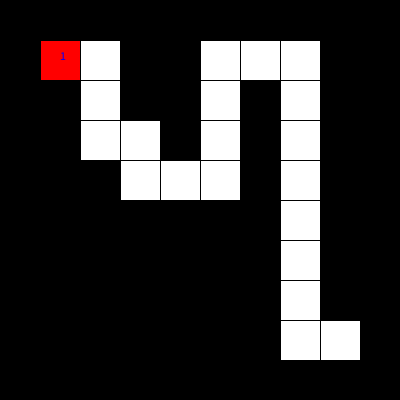
Frame 1 (no input)
Frame 60 (the mouse pressed at the canvas centre just before this capture): identical to frame 1, image omitted
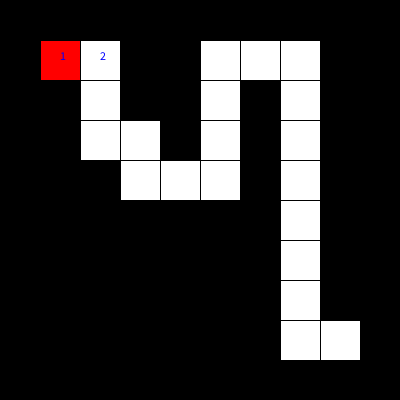
Frame 120 (the mouse held since frame 60 and released just before this capture)

The Processing sketch that drew these frames (run headless with seeded random() and noise(); from frame 60 on, the mouse is pressed at the canvas centre):

// Processing sketch: week15_06_maze_DFS_visited_step_mousePressed_move
// ── week15_06_maze_DFS_visited_step_mousePressed_move.pde
//week15_06_maze_DFS_visited_step_mousePressed_move
int [][] maze = {
  {1,1,1,1,1,1,1,1,1,1},
  {1,0,0,1,1,0,0,0,1,1},
  {1,1,0,1,1,0,1,0,1,1},
  {1,1,0,0,1,0,1,0,1,1},
  {1,1,1,0,0,0,1,0,1,1},
  {1,1,1,1,1,1,1,0,1,1},
  {1,1,1,1,1,1,1,0,1,1},
  {1,1,1,1,1,1,1,0,1,1},
  {1,1,1,1,1,1,1,0,0,1},
  {1,1,1,1,1,1,1,1,1,1},
};
int [][] visited = new int[10][10];
int startI = 1, startJ = 1, I = 1, J = 1, step = 1;
void setup(){
  size(400,400);
  visited[I][J] = step;
}
void draw(){
  for(int i=0;i<maze.length;i++){
    for(int j=0; j<maze[0].length;j++){
      if(maze[i][j]==1) fill(0);
      else fill(255);
      rect(j*40,i*40,40,40);
    }
  }
  fill(255,0,0);
  rect(startJ*40,startI*40,40,40);
  for(int i=0;i<maze.length;i++){
    for(int j=0;j<maze[0].length;j++){
      if(visited[i][j]>0){
        fill(0,0,255);
        text(""+visited[i][j],j*40+20,i*40+20);
      }
    }
  }
}
void mousePressed(){
  if(maze[I+1][J]==0){
    I = I+1;
    visited[I][J] = ++step;
  }else if(maze[I][J+1]==0){
   J = J+1;
   visited[I][J] = ++step;
  }
}
